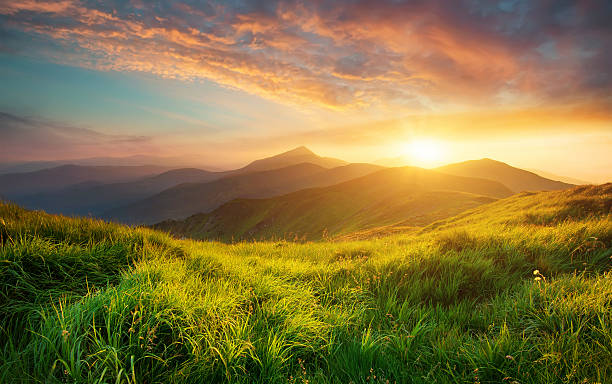
#> input picture image1.jpg, 612 x 384 px, found by its file name
$ python project.py
#> lines starting #> are read from the running program, lines starting #| are printed output that depends on the picture; after the words box and inside, x2 and y2 are one past the last pixel; in counts of white or black regions, pixels touching at a corner belong together
import cv2
import numpy as np
import matplotlib.pyplot as plt

# Charger l'image
image = cv2.imread("C:\\Users\\User\\Desktop\\computervision\\image1.jpg")
#> image is the input picture: shape (384, 612, 3); mean B, G, R 66.6, 117.5, 134.5
if image is None:
    print("Erreur lors du chargement de l'image.")
    exit()

# Conversion en niveaux de gris
gray = cv2.cvtColor(image, cv2.COLOR_BGR2GRAY)
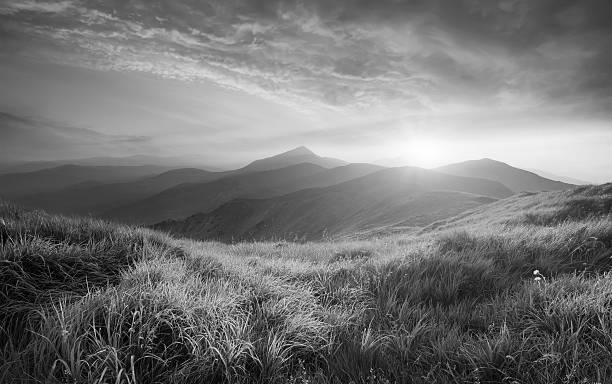
#> gray: shape (384, 612); min 0, max 254, mean 116.8

# Égalisation de l'histogramme
equalized = cv2.equalizeHist(gray)
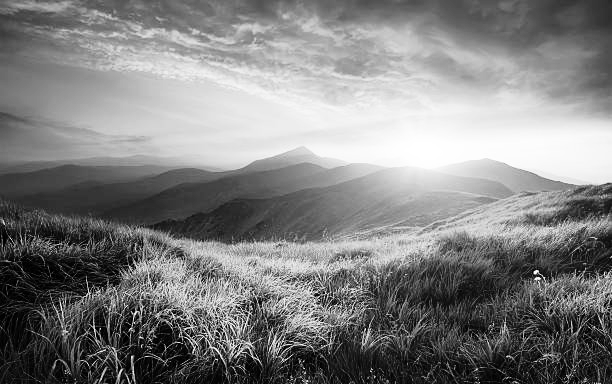
#> equalized: shape (384, 612); min 0, max 255, mean 128.1

# Seuillage d'Otsu
_, thresh = cv2.threshold(equalized, 0, 255, cv2.THRESH_BINARY + cv2.THRESH_OTSU)
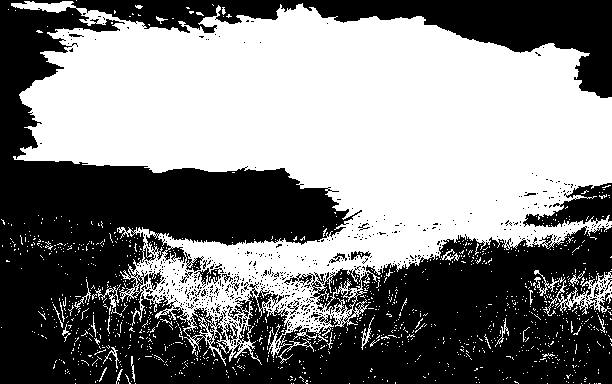
#> thresh: shape (384, 612); 50.5% white; 584 black regions (563 under 20 px), largest, box (x1, y1, x2, y2) and area: (0, 0, 612, 384) 111820, (523, 183, 612, 227) 1920, (194, 268, 224, 286) 201

# Amélioration de la luminosité
alpha = 2
beta = 50
brightened = cv2.convertScaleAbs(image, alpha=alpha, beta=beta)
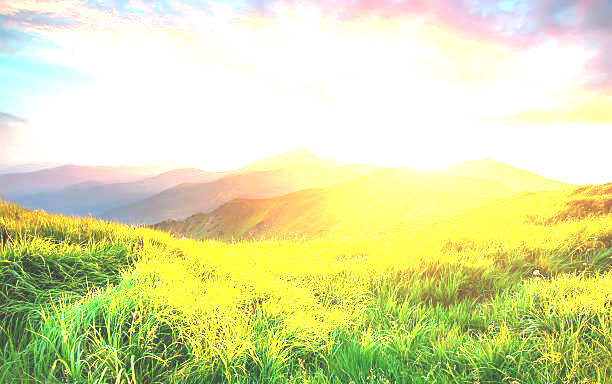
#> brightened: shape (384, 612, 3); mean B, G, R 164.6, 224.7, 219.7

# Calculer l'histogramme
hist = cv2.calcHist([gray], [0], None, [256], [0, 256])
#> hist = 256 values, max 1665 at index 62, min 0 at index 255, mean 918

hist = hist / hist.max()
#> hist = 256 values, max 1 at index 62, min 0 at index 255, mean 0.551

# Tracer l'histogramme
plt.figure()
plt.title("Histogramme de l'image en niveaux de gris")
plt.xlabel("Intensité des pixels")
plt.ylabel("Fréquence")
plt.plot(hist, color='black')
plt.xlim([0, 256])
plt.show()
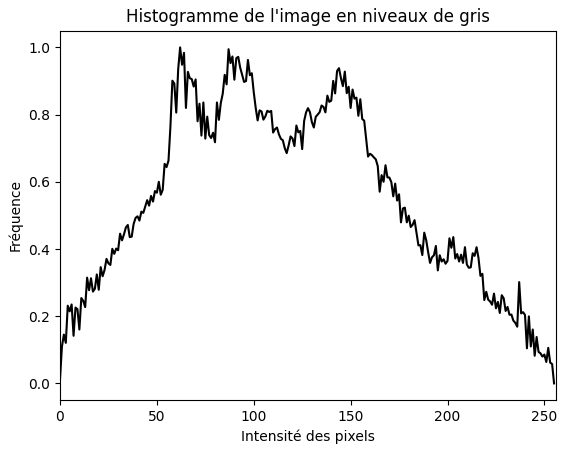
#> figure drawn by matplotlib, 1 panel; curve peaks at x = 62, y = 1

# Affichage des résultats
cv2.imshow('Image originale', image)
cv2.imshow('Image en niveaux de gris', gray)
cv2.imshow('Image egalisée', equalized)
cv2.imshow('Image seuillée', thresh)
cv2.imshow('Image améliorée', brightened)

# Attendre une touche pour fermer les fenêtres
cv2.waitKey(0)
cv2.destroyAllWindows()

$ run again, with amelioree.png saved as image1.jpg
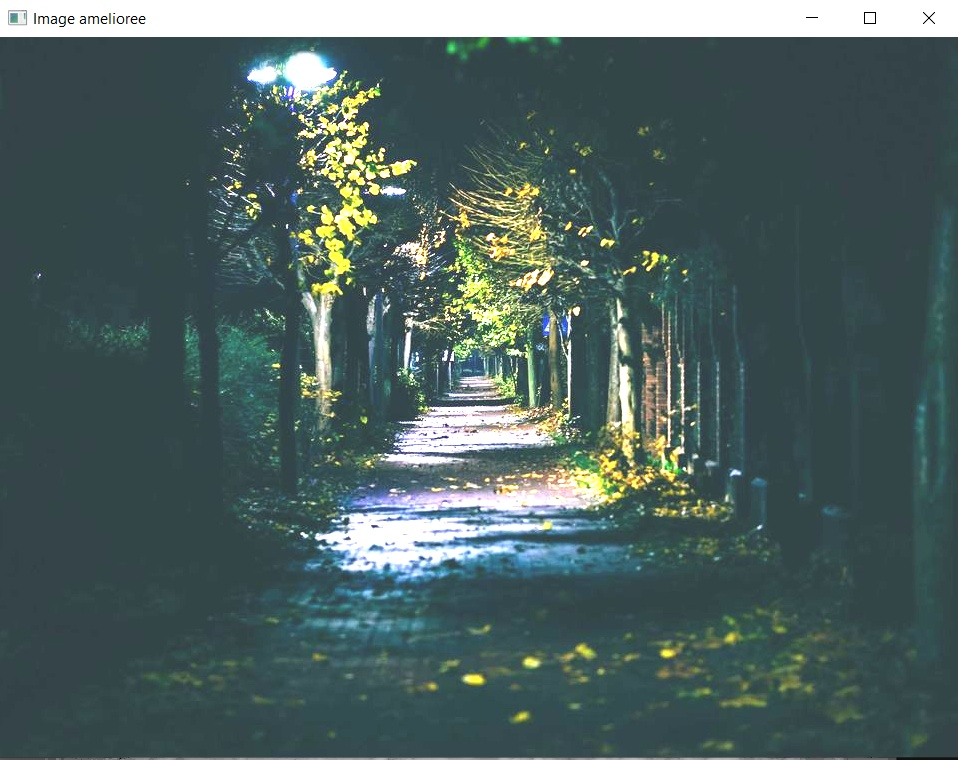
#> input picture amelioree.png, 958 x 760 px, found by its file name
#> image is the input picture: shape (760, 958, 3); mean B, G, R 95.8, 97.3, 77.6
#> `_, thresh = cv2.threshold(equalized, 0, 255, cv2.THRESH_BINARY + cv2.T..`:
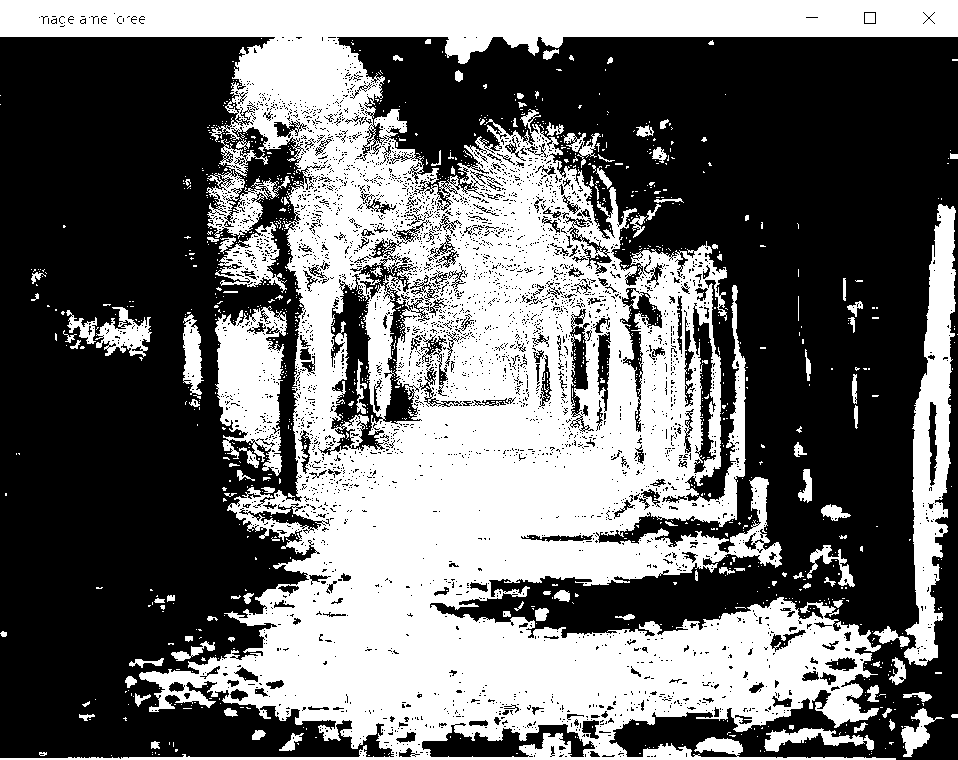
#> thresh: shape (760, 958); 42.4% white; 1130 white regions (1018 under 20 px), largest, box (x1, y1, x2, y2) and area: (0, 0, 958, 760) 268867, (904, 204, 956, 666) 11384, (215, 306, 287, 476) 7688
#> `hist = cv2.calcHist([gray], [0], None, [256], [0, 256])`: hist = 256 values, max 234573 at index 64, min 0 at index 13, mean 2844.1
#> `hist = hist / hist.max()`: hist = 256 values, max 1 at index 64, min 0 at index 13, mean 0.0121
#> `plt.show()`:
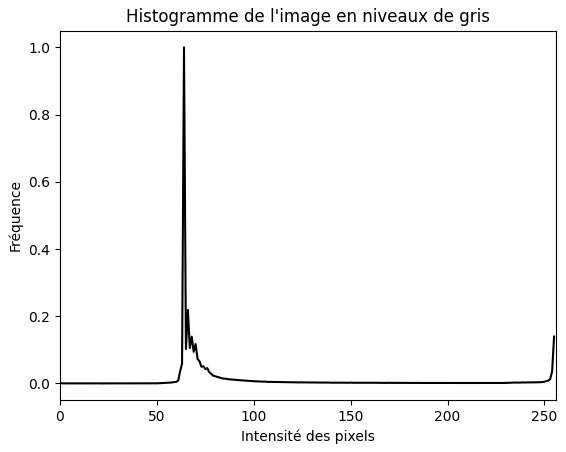
#> figure drawn by matplotlib, 1 panel; curve peaks at x = 64, y = 1
